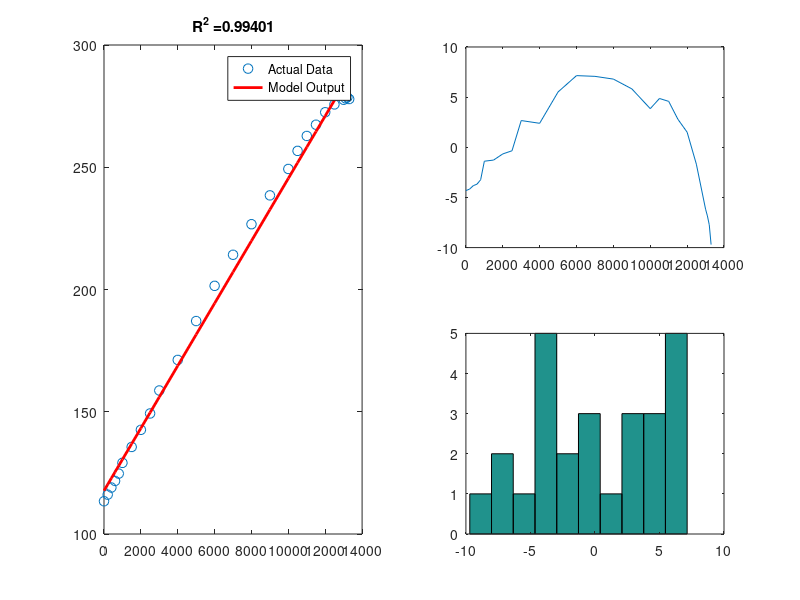

Reproduce this figure in MATLAB.
clc;
clear;
close all;

load x;
[x, SortOrder]=sort(x);
load y;
y=y(SortOrder);

p=polyfit(x,y,1);
yhat=polyval(p,x);

e=y-yhat;
MSE=mean(e.^2);
VAR=var(y,1);
R2=1-MSE/VAR;

figure;

subplot(2,2,[1 3]);
plot(x,y,'o','MarkerSize',7);
hold on;
plot(x,yhat,'r','LineWidth',2);
legend('Actual Data','Model Output');
title(['R^2 =' num2str(R2)]);

subplot(2,2,2);
plot(x,e);

subplot(2,2,4);
hist(e);